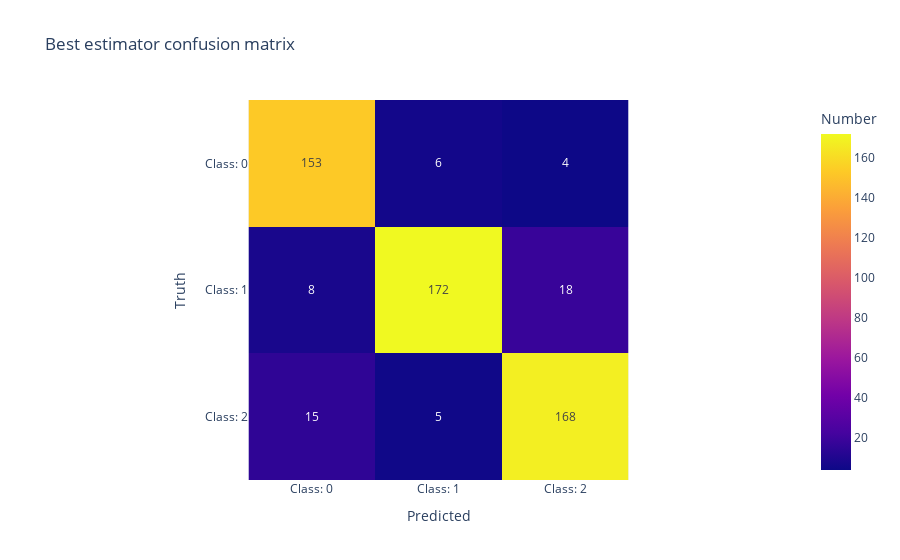

This figure's notebook cell:
### Markdown cell above
### Confusion Matrix
We can see that the model has a reasonable good performance. It predicts the true label most of the times.

### Code cell
px.imshow(classifier.cm,
          title='Best estimator confusion matrix',
          labels=dict(x='Predicted', y='Truth', color='Number'),
          x=['Class: 0', 'Class: 1', 'Class: 2'], 
          y=['Class: 0', 'Class: 1', 'Class: 2'], 
          text_auto=True)

### Figure 1 — Plotly figure (JSON) as saved in the notebook; plotly's stock layout.template omitted (floating-point values rounded to 4 significant figures)
{"data": [{"coloraxis": "coloraxis", "hovertemplate": "Predicted: %{x}<br>Truth: %{y}<br>Number: %{z}<extra></extra>", "name": "0", "texttemplate": "%{z}", "type": "heatmap", "x": ["Class: 0", "Class: 1", "Class: 2"], "xaxis": "x", "y": ["Class: 0", "Class: 1", "Class: 2"], "yaxis": "y", "z": [[153, 6, 4], [8, 172, 18], [15, 5, 168]]}], "layout": {"coloraxis": {"colorbar": {"title": {"text": "Number"}}, "colorscale": [[0, "#0d0887"], [0.1111, "#46039f"], [0.2222, "#7201a8"], [0.3333, "#9c179e"], [0.4444, "#bd3786"], [0.5556, "#d8576b"], [0.6667, "#ed7953"], [0.7778, "#fb9f3a"], [0.8889, "#fdca26"], [1, "#f0f921"]]}, "title": {"text": "Best estimator confusion matrix"}, "xaxis": {"anchor": "y", "constrain": "domain", "domain": [0, 1], "scaleanchor": "y", "title": {"text": "Predicted"}}, "yaxis": {"anchor": "x", "autorange": "reversed", "constrain": "domain", "domain": [0, 1], "title": {"text": "Truth"}}}}
